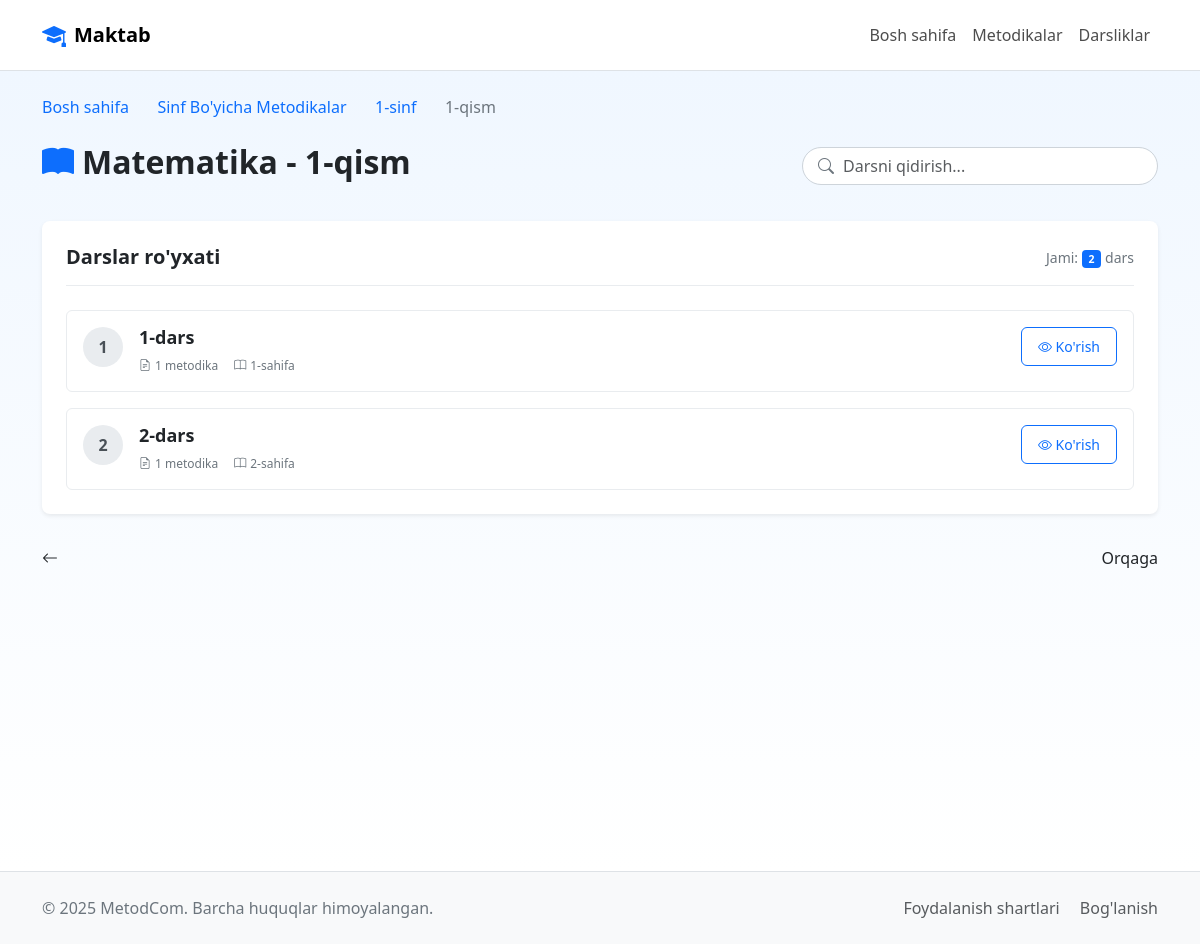
The page /methodologies/section/3/ (signed in) on the database as committed earlier.
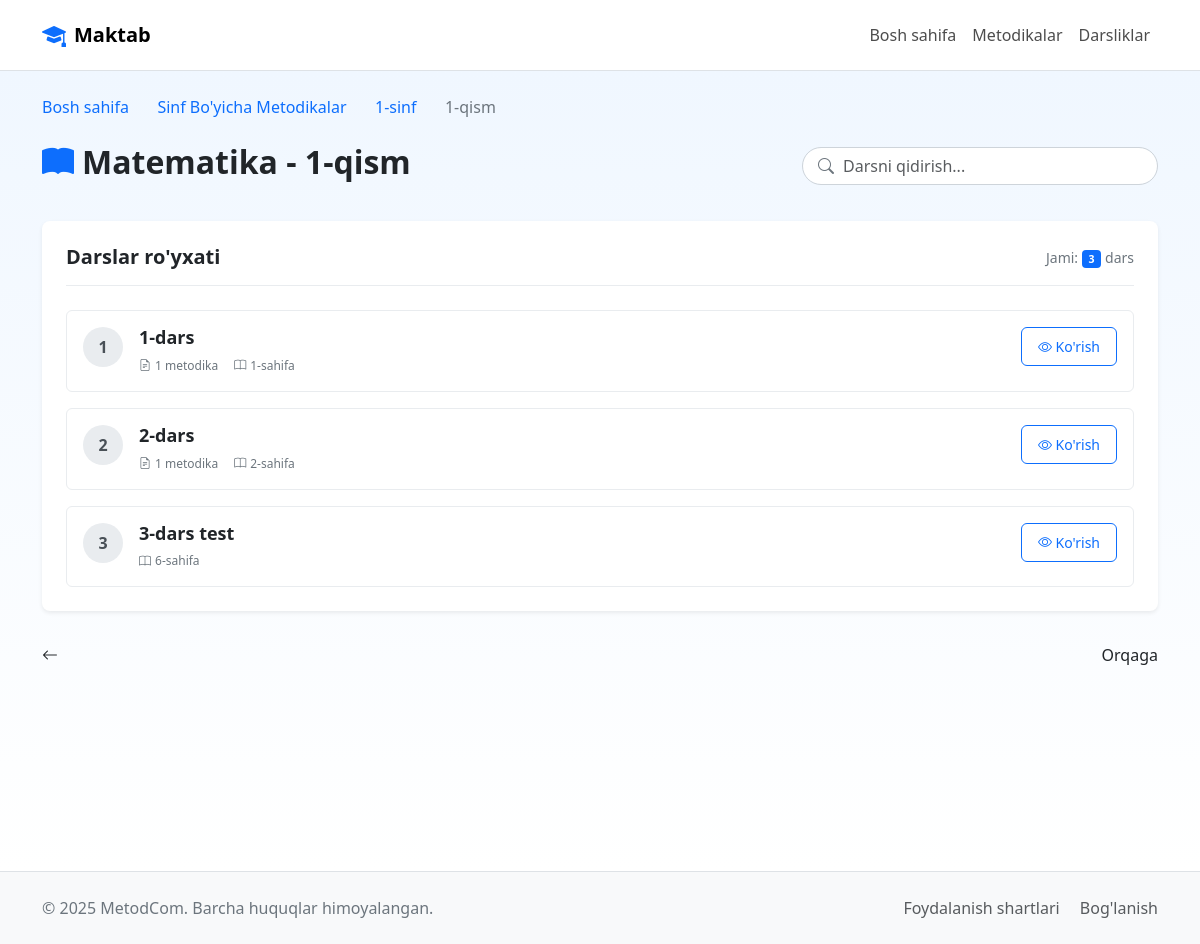
The same page on the database as committed later.
### maktab/models.py (models this page shows, shortened)
class Lesson(models.Model):
    title = models.CharField(max_length=200, verbose_name="Dars nomi")  # Masalan, Kirish
    section = models.ForeignKey(Section, on_delete=models.CASCADE, related_name="lessons", verbose_name="Qism")
    order = models.PositiveIntegerField(default=1, verbose_name="Tartib raqami")
    description = models.TextField(blank=True, verbose_name="Tavsif")
    class Meta:
        verbose_name = "Dars"
        verbose_name_plural = "Darslar"
        ordering = ['order']

class TextbookPage(models.Model):
    textbook = models.ForeignKey(Textbook, on_delete=models.CASCADE, related_name="pages", verbose_name="Darslik")
    lesson = models.ForeignKey(Lesson, on_delete=models.CASCADE, related_name="textbook_pages", verbose_name="Dars")
    page_number = models.PositiveIntegerField(verbose_name="Sahifa raqami")
    description = models.TextField(blank=True, verbose_name="Sahifa mazmuni")
    class Meta:
        verbose_name = "Darslik sahifasi"
        verbose_name_plural = "Darslik sahifalari"

### maktab/views.py (the view)
# urls.py: path('methodologies/section/<int:section_id>/', views.lesson_list, name='lesson_list'),  # Darslar ro'yxati
@login_required
def lesson_list(request, section_id):
    if request.user.role == 'parent':
        messages.error(request, "Kechirasiz, bu bo'lim faqat o'qituvchilar uchun!")
        return redirect('maktab:home')
    section = get_object_or_404(Section, id=section_id)
    lessons = Lesson.objects.filter(section=section).order_by('order')
    context = {
        'section': section,
        'lessons': lessons,
        'subject': section.subject,
        'grade': section.subject.grade,
    }
    return render(request, 'school/lesson_list.html', context)

### templates/school/lesson_list.html (shortened to what the changed rows need)
{% load static %}
<!DOCTYPE html>
<html lang="uz">
<head>
  <link href="https://cdn.jsdelivr.net/npm/bootstrap@5.3.0/dist/css/bootstrap.min.css" rel="stylesheet">
  <link rel="stylesheet" href="https://cdn.jsdelivr.net/npm/bootstrap-icons@1.11.1/font/bootstrap-icons.css">
  <link rel="stylesheet" href="/static/css/lesson_list.css">
</head>
<body>
  <main>
    <div class="lesson-container">
      <div class="container py-4">
        <div class="lesson-header">
          <div class="row align-items-center">
            <div class="col-md-8">
              <h1 class="lesson-title">
                <i class="bi bi-book-fill text-primary me-2"></i>
                {{ section.subject.name }} - {{ section.name }}
              </h1>
            </div>
          </div>
        </div>
        <div class="lessons-list-container">
          <div class="lessons-list-header">
            <h2 class="lessons-list-title">Darslar ro'yxati</h2>
            <div class="lessons-count">Jami: <span class="badge bg-primary">{{ lessons|length }}</span> dars</div>
          </div>
          {% if lessons %}
            <div class="lessons-list">
              {% for lesson in lessons %}
                <div class="lesson-item" data-lesson-title="{{ lesson.title|lower }}">
                  <div class="lesson-number">{{ lesson.order }}</div>
                  <div class="lesson-content">
                    <h3 class="lesson-item-title">{{ lesson.title }}</h3>
                    <div class="lesson-meta">
                      {% with methodology_count=lesson.methodologies.count %}
                        {% if methodology_count > 0 %}
                          <span class="lesson-methodology-count">
                            <i class="bi bi-file-earmark-text"></i> {{ methodology_count }} metodika
                          </span>
                        {% endif %}
                      {% endwith %}
                      {% with page=lesson.textbook_pages.first %}
                        {% if page %}
                          <span class="lesson-page">
                            <i class="bi bi-book"></i> {{ page.page_number }}-sahifa
                          </span>
                        {% endif %}
                      {% endwith %}
                    </div>
                  </div>
                  <div class="lesson-actions">
                    <a href="{% url 'maktab:lesson_detail' lesson.id %}" class="btn btn-outline-primary btn-sm">
                      <i class="bi bi-eye"></i> Ko'rish
                    </a>
                  </div>
                </div>
              {% endfor %}
            </div>
          {% endif %}
        </div>
      </div>
    </div>
  </main>
</body>
</html>

Rows that differ between the two databases and show on the page:
added Lesson: order "3", title "3-dars test", textbook_pages.first.page_number "6"
Other text that changed with them:
{{ lessons|length }}: "2" → "3"
